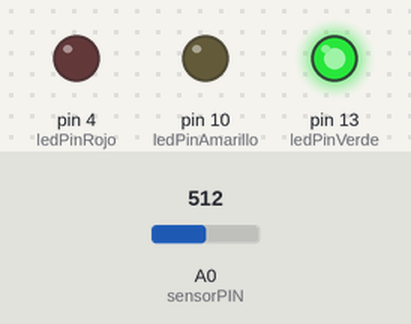
Simulated run of this sketch. Board: Arduino Uno, built with avr-gcc and run on an emulated ATmega328P. Shown: output pins drawn as LEDs (lit = HIGH). The inputs (shaded band) are chosen by the test bench; at power-on: A0 (sensorPIN) = 512. What the sketch prints to the serial monitor is not drawn.

Above: at 1.2 s.
1.3 s: A0 (sensorPIN) set to 668
At 2.5 s:
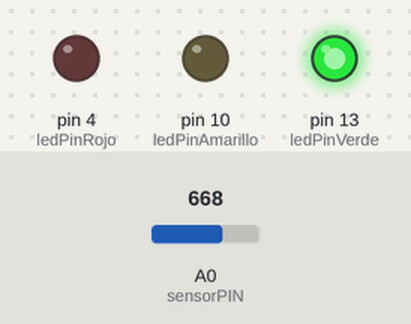
2.8 s: A0 (sensorPIN) set to 685
4.3 s: A0 (sensorPIN) set to 532
At 4.8 s:
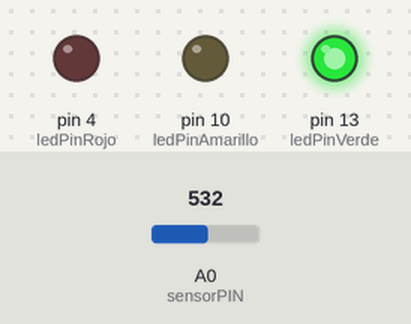
5.8 s: A0 (sensorPIN) set to 509
7.3 s: A0 (sensorPIN) set to 360
At 8.4 s:
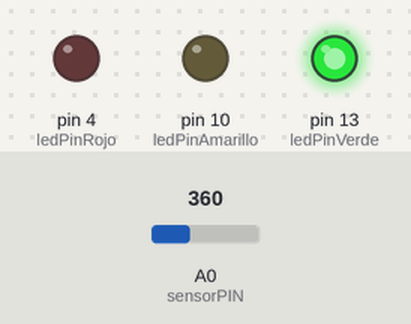
8.8 s: A0 (sensorPIN) set to 338
Timing chart, 0 to 11.3 s (numbered marks = the images above; inputs shaded):
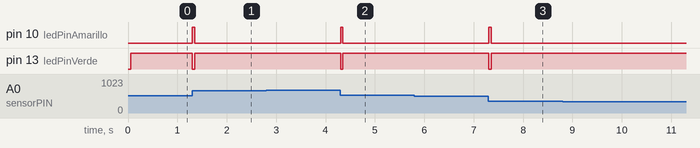

The sketch:

codigo.ino
```cpp
const int sensorPIN = A0;
const int sampleWindow = 50; // Ancho ventana en mS (50 mS = 20Hz)
const int ledPinVerde = 13;
const int ledPinAmarillo = 10;
const int ledPinRojo = 4;
const int threshold1 = 15;
const int threshold2 = 40;
const int pinBuzzer = 9;

void setup() {
  pinMode(ledPinVerde, OUTPUT);
  pinMode(ledPinAmarillo, OUTPUT);
  pinMode(ledPinRojo, OUTPUT);
  Serial.begin(9600);
}
void loop() {
     unsigned long startMillis= millis();

   unsigned int signalMax = 0;
   unsigned int signalMin = 1024;

   // Recopilar durante la ventana
   unsigned int sample;
   while (millis() - startMillis < sampleWindow)
   {
      sample = analogRead(sensorPIN);
      if (sample < 1024)
      {
         if (sample > signalMax)
         {
            signalMax = sample;  // Actualizar máximo
         }
         else if (sample < signalMin)
         {
            signalMin = sample;  // Actualizar mínimo
         }
      }
   }
   unsigned int peakToPeak = signalMax - signalMin;  // Amplitud del sonido
   double volts = (peakToPeak * 5.0)*10*5 / 1024;  // Convertir a tensión
   Serial.println(volts);

  if (volts < threshold1){
    digitalWrite(ledPinVerde, HIGH);
    digitalWrite(ledPinAmarillo, LOW);
    digitalWrite(ledPinRojo, LOW);
      noTone(pinBuzzer);
  }
  else {
    if (volts < threshold2){
      digitalWrite(ledPinVerde,LOW);
      digitalWrite(ledPinAmarillo, HIGH);
      digitalWrite(ledPinRojo,LOW);
        noTone(pinBuzzer);
    }
      else {
             digitalWrite(ledPinVerde,LOW);
             digitalWrite(ledPinAmarillo, LOW);
             digitalWrite(ledPinRojo,HIGH);
             tone(pinBuzzer, 12000);
             delay(5000);
}
  }
}
```

Measured:
- after the input at 1.3 s, pin 10 (ledPinAmarillo): LOW → HIGH at once, → LOW 0.05 s later; pin 13 (ledPinVerde): HIGH → LOW at once, → HIGH 0.05 s later
- after the input at 2.8 s, every drawn part: stays the same
- after the input at 4.3 s, pin 10 (ledPinAmarillo): LOW → HIGH at once, → LOW 0.05 s later; pin 13 (ledPinVerde): HIGH → LOW at once, → HIGH 0.05 s later
- after the input at 5.8 s, every drawn part: stays the same
- after the input at 7.3 s, pin 10 (ledPinAmarillo): LOW → HIGH at once, → LOW 0.05 s later; pin 13 (ledPinVerde): HIGH → LOW at once, → HIGH 0.05 s later
- after the input at 8.8 s, every drawn part: stays the same
